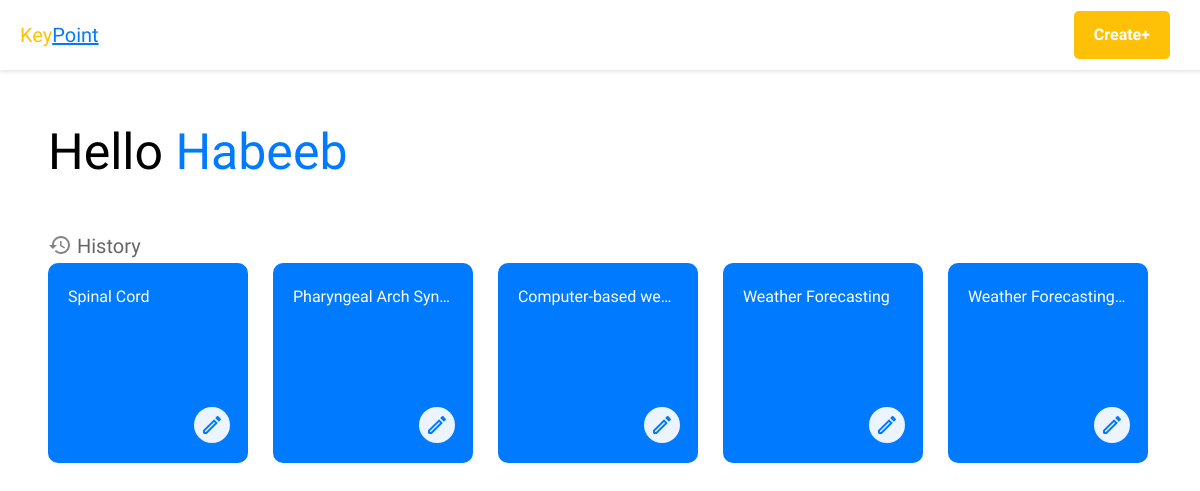
The app's page / (signed in), older data.
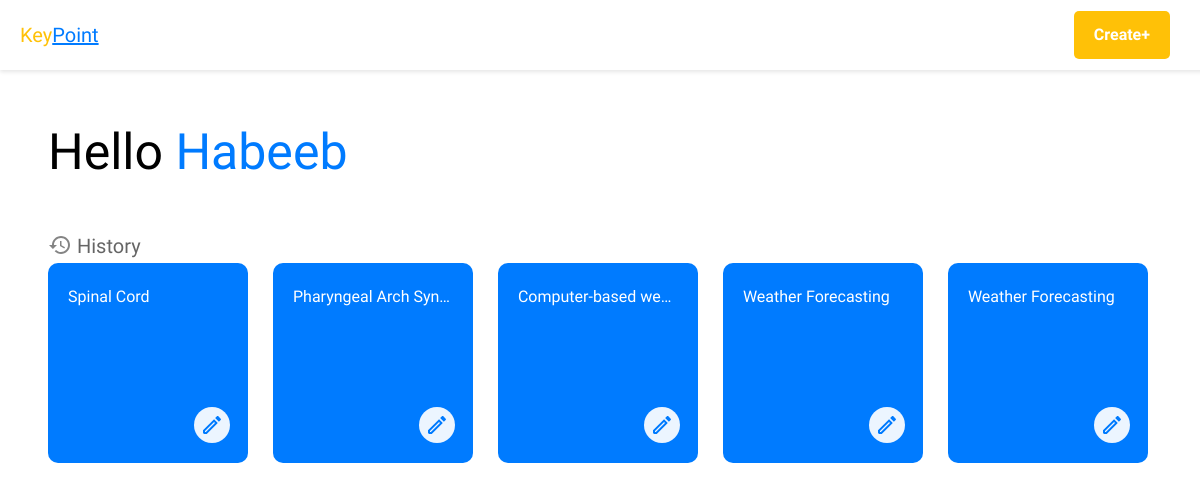
The same page, newer data.
### home/models.py (models this page shows, shortened)
class SavedData(models.Model):
    author = models.ForeignKey(User, on_delete=models.CASCADE)
    title = models.CharField(max_length=60, unique=False)
    data = models.TextField()
    slug = models.SlugField(max_length=100, unique=True, blank=True)

### home/views.py (the view)
# urls.py: path("", homePageView, name='home'),
def homePageView(request):
    if request.user.is_authenticated:
        user_data = SavedData.objects.filter(author=request.user)
        reversed_user_data = user_data[::-1]
        context = {
            'historical_chats':reversed_user_data
        }
        return render(request, 'home.html', context)
    else:
        return render(request, 'home.html')

### home/templates/home.html (shortened to what this page needs)
{% extends 'base.html' %}
{% block content %}
{% load socialaccount %}
{% if user.is_authenticated %}
<header class="header">
    <div class="logo">
        <a href="{% url 'home' %}">
        <strong style="color: #ffc107; display: inline-block;">Key</strong><div style="text-decoration: underline; color: #007bff; display: inline-block;">Point</div>
        </a>
    </div>
    <nav class="navigation">
        <ul>
            <li class="boxed-link"><a href="{% url 'emphasis' %}"><div>Create+</div></a></li>
        </ul>
    </nav>
</header>
<main class="home-content">
<div class="name"  id="text-container">
Hello <strong class="name-color"><a href="{% url 'settings' %}">{{user.username}}</a></strong>
</div><br>
<div class="h3-container" style="opacity: 60%;">
    <div class="history">
        History
    </div>
</div>
<div class="scroll-container">
    <div class="container">
        {% if historical_chats %}
            {% for data in historical_chats %}
            <div class="square-box">
                <a href="{% url 'detail' data.slug %}" class="box-link">
                    <div class="box-content">{{ data.title }}</div>
                </a>
                <a href="{% url 'edit' data.slug %}" class="edit-link">
                </a>
            </div>
            {% endfor %}
        {% else %}
        <div class="no-history-box">
            <div class="no-history-box-content" style="opacity: 50%;">No data</div>
        </div>
        {% endif %}
    </div>
</div>
</main>
{% endif %}
{% endblock %}

### home/templates/base.html (shortened to what this page needs)
{% load static %}
<!DOCTYPE html>
<html lang="en">
<head>
    <link rel="stylesheet" href="{% static 'css/styles.css' %}">
</head>
<body>
    {% load socialaccount %}
    {% block content %}{% endblock %}
</body>
</html>

### staticfiles/css/styles.css (style rules this page uses)
body, html { font-family: 'Google Sans', sans-serif; font-size: 20px; line-height: 1.7; }
.home-content { margin-top: 70px; padding: 40px; }
.header { height: 30px; background-color:white; padding: 20px; display: flex; justify-content: space-between; align-items: center; box-shadow: 0 2px 4px rgba(0, 0, 0, 0.1); position: fixed; top: 0; left: 0; right: 0; width: 100%; }
.navigation ul { list-style: none; padding: 0; margin: 0; }
.navigation ul li { display: inline-block; }
.navigation ul li a { text-decoration: none; color: #007bff; font-weight: bold; font-size: 16px; transition: color 0.3s; }
.boxed-link { margin-right: 50px; }
.boxed-link div { background-color: #ffc107; padding: 10px 20px; border-radius: 5px; color: #fff; font-weight: bold; }
strong { font-weight: 500; }
.history_svg { margin-bottom: -3.5px; color: #007bff; }
#text-container a { text-decoration: none; color: #007bff; }
#text-container strong { color: #007bff; }
.scroll-container { overflow-x: auto; white-space: nowrap; scrollbar-width: thin; }
.container { display: inline-block; }
.square-box { position: relative; width: 180px; height: 180px; background-color: #007bff; display: inline-block; margin-right: 20px; border-radius: 10px; padding: 10px; transition: background-color 0.3s; }
.box-link { display: block; width: 100%; height: 100%; text-decoration: none; }
.box-content { color: #fff; font-size: 16px; padding: 10px; overflow: hidden; text-overflow: ellipsis; white-space: nowrap; }
.edit-link { position: absolute; bottom: 10px; right: 18px; }
.edit-link-svg { background-color: rgba(255, 255, 255, 0.925); fill: #007bff; border-radius: 50px; padding: 6px; }
.name { font-size: 50px; }
.name-color { color: #007bff; text-transform: capitalize; }

Row changes from the older to the newer data that the page shows:
changed SavedData (number 5 of 5 on the later page): title "Weather Forecasting…" → "Weather Forecasting"
